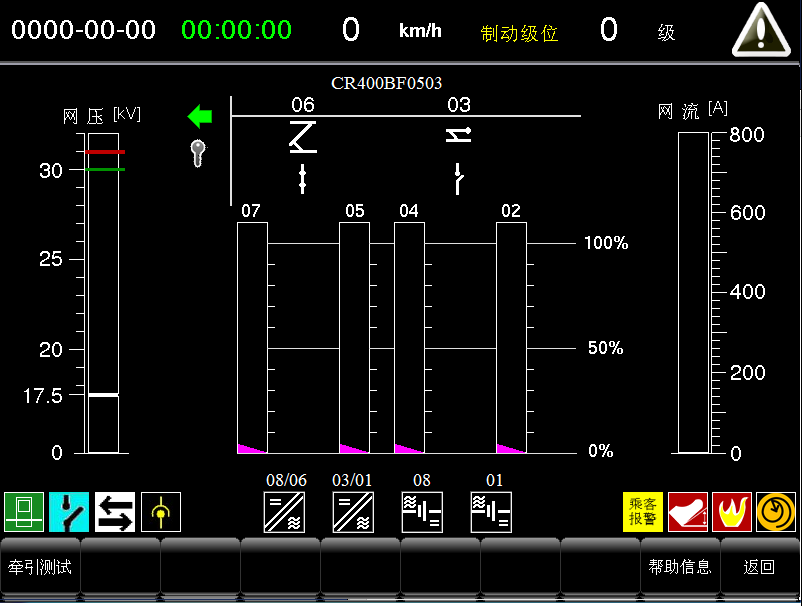
#> input picture materials/Picture1(1).png, 802 x 606 px
$ python compare.py '../materials/Picture1(1).png' ../materials/31a2832b-f536-4af6-850d-0cd60abc9a58.png
#> lines starting #> are read from the running program, lines starting #| are printed output that depends on the picture
"""把参考图非等比映射到 1024x768，与本地截图逐像素比对。

用法: compare.py <refImg> <shotImg> [--dump out.txt] [--side N]
输出：平均绝对误差 MAE、最差 16x16 区块清单、以及 ASCII 热力/并排视图。
"""
import sys
from PIL import Image, ImageChops

ref_path, shot_path = sys.argv[1], sys.argv[2]
dump = None
if '--dump' in sys.argv:
    dump = sys.argv[sys.argv.index('--dump') + 1]
side = '--side' in sys.argv

ref = Image.open(ref_path).convert('RGB').resize((1024, 768), Image.LANCZOS)
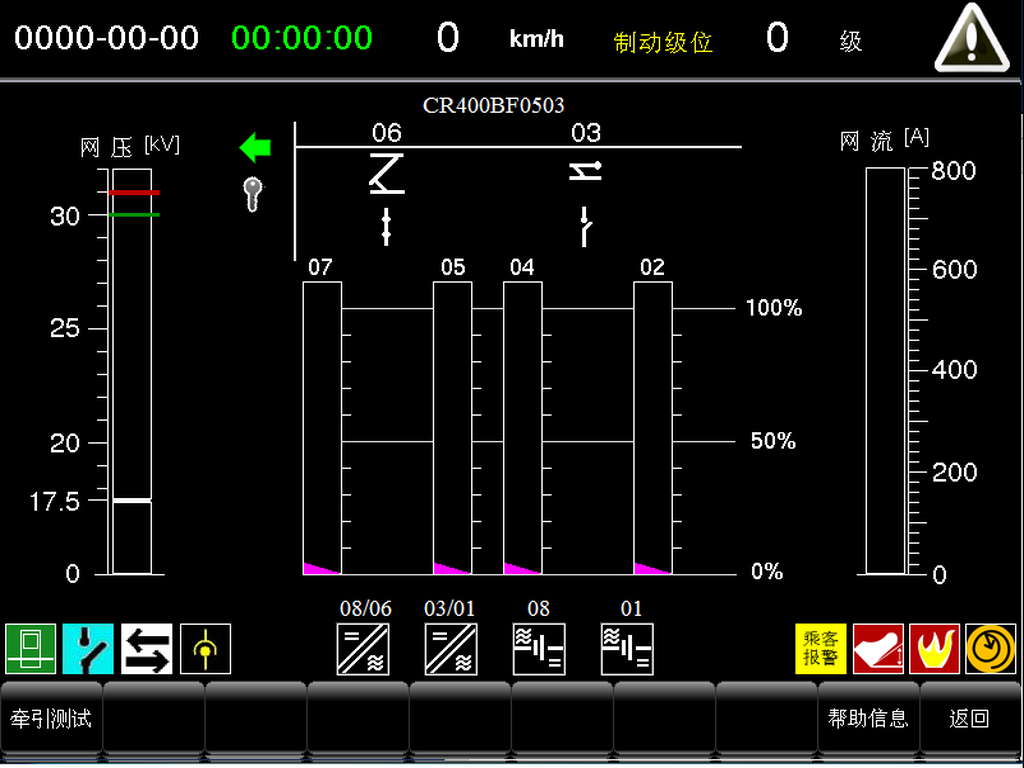
#> ref: PIL image 1024x768 RGB; mean R, G, B 19.8, 20.2, 18.2
shot = Image.open(shot_path).convert('RGB').resize((1024, 768), Image.LANCZOS)
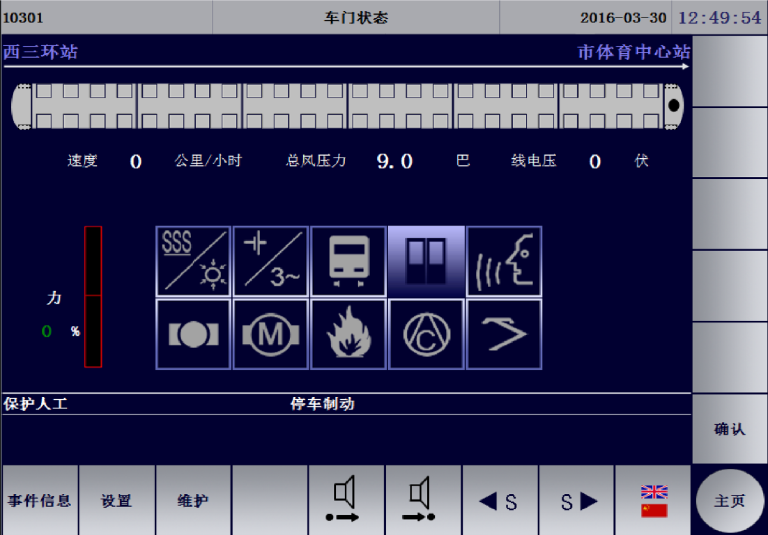
#> input picture materials/31a2832b-f536-4af6-850d-0cd60abc9a58.png, 768 x 535 px
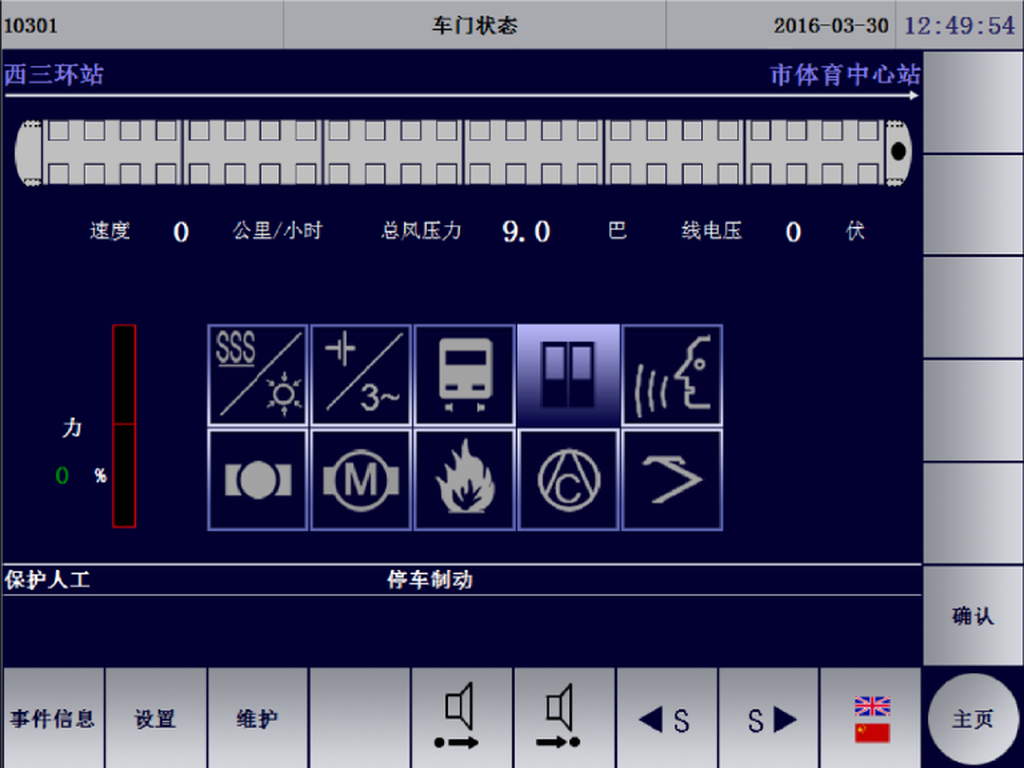
#> shot: PIL image 1024x768 RGB; mean R, G, B 67.2, 66.8, 99.5

diff = ImageChops.difference(ref, shot)
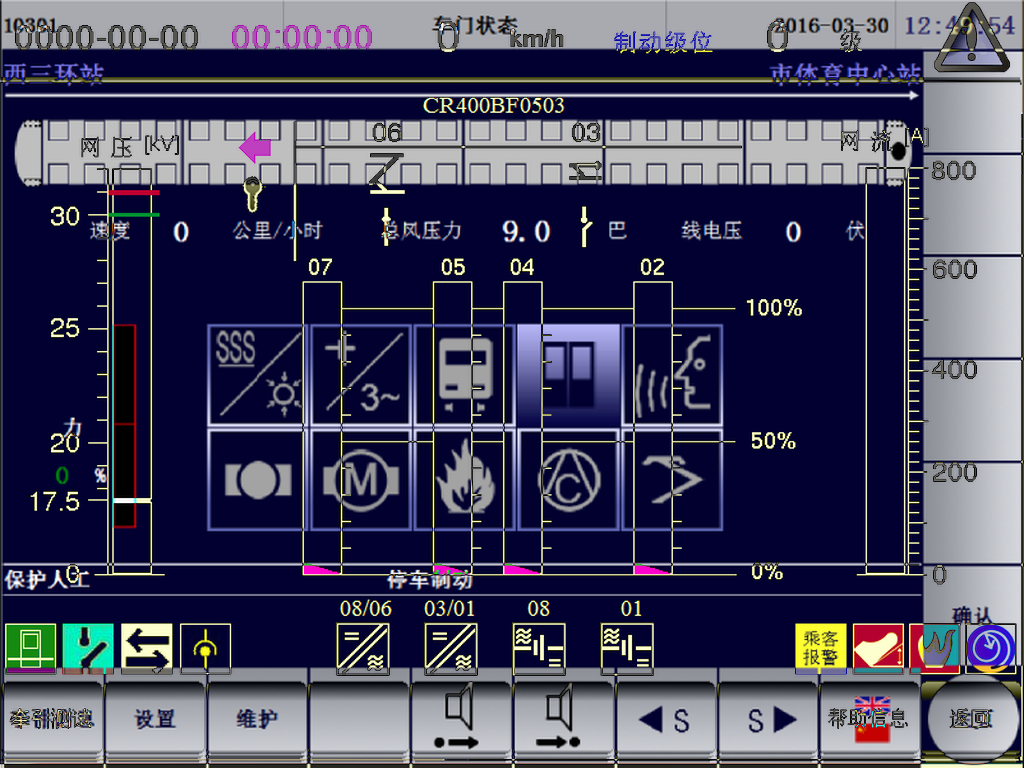
#> diff: PIL image 1024x768 RGB; mean R, G, B 69.2, 68.9, 95.7
px = diff.load()
tot = 0
worst = []
BS = 32
for by in range(0, 768, BS):
    for bx in range(0, 1024, BS):
        s = 0
        for y in range(by, min(by + BS, 768), 2):
            for x in range(bx, min(bx + BS, 1024), 2):
                c = px[x, y]
                s += (c[0] + c[1] + c[2]) / 3
        n = ((min(by + BS, 768) - by + 1) // 2) * ((min(bx + BS, 1024) - bx + 1) // 2)
        m = s / n
        tot += m * n
        worst.append((m, bx, by))
#> after the loop, tot = 15333901.7; worst = 768 items, first 6: (140, 0, 0), (147.2, 32, 0), (163.7, 64, 0), (167, 96, 0), (166.5, 128, 0), (162.9, 160, 0)

lines = []
lines.append("ref  = %s (%s)" % (ref_path, Image.open(ref_path).size))
lines.append("shot = %s" % shot_path)
lines.append("MAE  = %.2f / 255" % (tot / (1024 * 768)))
worst.sort(reverse=True)
lines.append("worst 32x32 blocks:")
for m, bx, by in worst[:24]:
    lines.append("   (%4d,%4d) mae=%6.2f" % (bx, by, m))
#> this loop made 24 passes
#> (m, bx, by) on passes 1 to 12: (198.9, 992, 96), (195.7, 992, 192), (195.7, 992, 288), (195.6, 992, 384), (195.6, 992, 576), (195.6, 992, 416), (195.6, 992, 512), (195.6, 992, 320), (195.6, 992, 480), (195.1, 992, 160), (189.4, 992, 224), (187.7, 992, 256)
#> after the loop, lines = 28 items

if side:
    def ascii_of(im, x0, y0, x1, y1, cols, rows):
        crop = im.crop((x0, y0, x1, y1)).resize((cols, rows), Image.BOX).load()
        out = []
        for y in range(rows):
            out.append("".join(
                '.' if sum(crop[x, y]) < 150 else ('#' if sum(crop[x, y]) > 420 else '+')
                for x in range(cols)))
        return out
    cols, rows = 128, 32
    a = ascii_of(ref, 0, 0, 1024, 768, cols, rows)
    b = ascii_of(shot, 0, 0, 1024, 768, cols, rows)
    lines.append("--- LEFT = reference | RIGHT = rendered ---")
    for i in range(rows):
        lines.append(a[i] + " | " + b[i])

text = "\n".join(lines)
print(text)
#> (printed output is left out)
if dump:
    open(dump, "w", encoding="utf-8").write(text)

if '--map' in sys.argv:
    print("--- block-MAE map (32x32, https:// = worst) ---")
    BS = 32
    chars = " .:-=+*#%@"
    for by in range(0, 768, BS):
        row = ""
        for bx in range(0, 1024, BS):
            s = 0
            n = 0
            for y in range(by, min(by + BS, 768), 4):
                for x in range(bx, min(bx + BS, 1024), 4):
                    c = px[x, y]
                    s += (c[0] + c[1] + c[2]) / 3
                    n += 1
            m = s / n
            row += chars[min(len(chars) - 1, int(m / 6))]
        print("%4d %s" % (by, row))
    print("     " + "".join(str((bx // 32) % 10) for bx in range(0, 1024, 32)))
